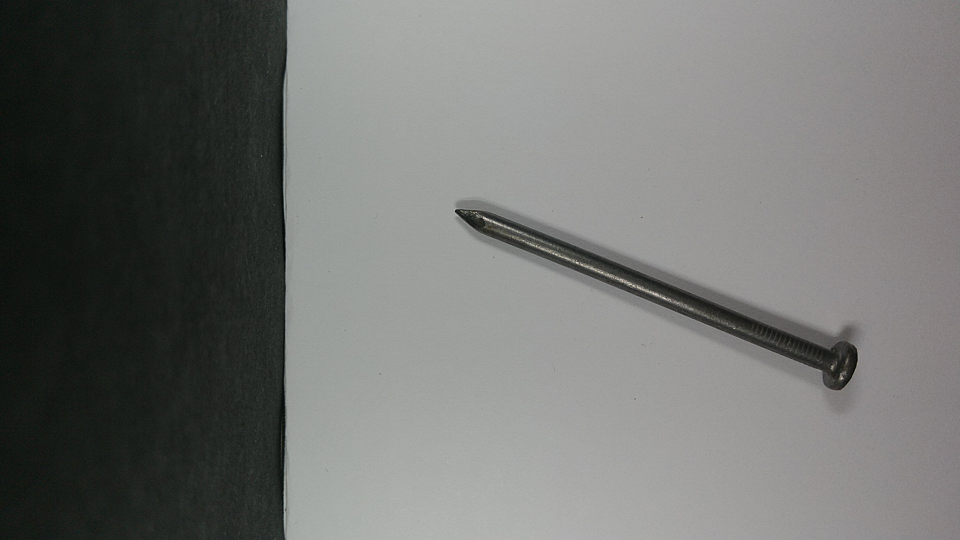
#> input picture Data Base/Evaluacion/photo0.jpg, 1920 x 1080 px, given in place of photo0.jpg.jpg, which was not available (shown at 1/2 size)
$ python Transformacion.py
#> lines starting #> are read from the running program, lines starting #| are printed output that depends on the picture; pictures that were not available may be replaced by others from this repository, and a replacement may not be noted
import cv2
import numpy as np

#####################################################################################################################################
##Quitar linea de fondo
#####################################################################################################################################
nombre = raw_input("Ingrese nombre de la imagen: ")
#> the answer given: Evaluacion/photo0.jpg
path="/home/carlos/Documentos/Image-Classifier/Data Base/Evaluacion/"+str(nombre)+".jpg"
imagen = cv2.imread(path)
#> imagen is the input picture: shape (1080, 1920, 3); mean B, G, R 112.4, 114.8, 113.6

#Determinar dimensiones de la imagen
height, width, channels = imagen.shape
#> height = 1080; width = 1920; channels = 3

#x marca hasta donde cortar (osea corta del pixel 0 hasta 700)
x=700
crop_img = imagen[0:height, x:width]
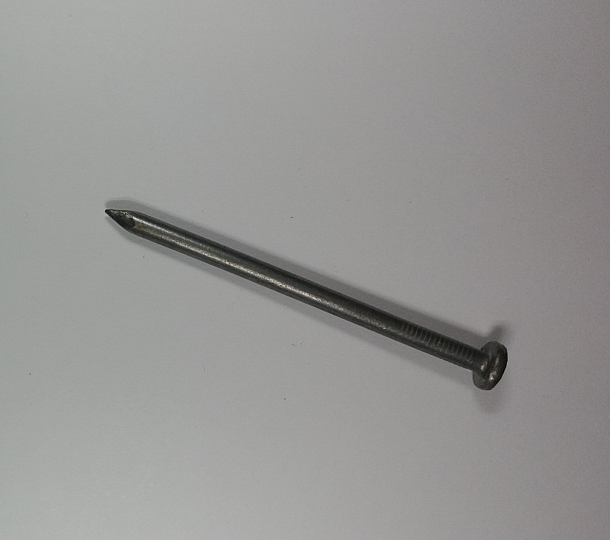
#> crop_img: shape (1080, 1220, 3) (shown at 1/2 size); mean B, G, R 147.6, 149.3, 149.8

new_path="/home/carlos/Documentos/Image-Classifier/Data Base/YEvaluacion/"+str(nombre)+".jpg"
cv2.imwrite(new_path, crop_img)
cv2.waitKey(0)
cv2.destroyAllWindows()

#####################################################################################################################################
##Redimension de la imagen
#####################################################################################################################################

from matplotlib import pyplot as plt
plt.rcParams['image.cmap'] = 'gray'
from skimage import io
#Las fotos de entrada estan en formato png o jpeg

tornillo = io.imread(new_path)
#print(tornillo.shape) -> Esto te devuelve el ancho, alto y los canales
#El modulo io tiene utilidades para leer y escribir imagenes en varios formatos.
#io.imread lectura y escritura de las imagenes via imread

#Redimensionamiento de la imagen de entrada
fixed_size = tuple((500, 400))
tornillo = cv2.resize(tornillo, fixed_size)
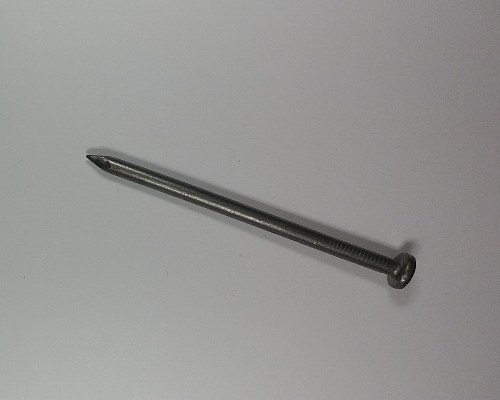
#> tornillo: shape (400, 500, 3); mean R, G, B 149.7, 149.2, 147.5

print(tornillo.shape)
#| (400, 500, 3)
#Devuelve la estructura de la imagen.En este caso nos devolvera (400,500,3).
#Es importante aclarar que mas adelante veremos que la imagen la podemos describir como un array de de esas 3 capas (RGB).
plt.imshow(tornillo)
plt.show()
#Muestra por pantalla la nueva imagen redimensionada

#Bibliografia consultada
#https://scikit-image.org/docs/stable/auto_examples/data/plot_specific.html#sphx-glr-auto-examples-data-plot-specific-py

#####################################################################################################################################
##Quitar fondo -> convertir el fondo a fondo totalmente blanco
#####################################################################################################################################
#Cargar la imagen
imgo = cv2.imread(new_path)
height, width = imgo.shape[:2]
#> width = 1220

#Crear una mascara
mask = np.zeros(imgo.shape[:2],np.uint8)

#Grabar el corte del objeto
bgdModel = np.zeros((1,65),np.float64)
fgdModel = np.zeros((1,65),np.float64)

#Hard Coding the Rect The object must lie within this rect.
rect = (1079,1079,width-1,height-1)
#> rect = (1079, 1079, 1219, 1079)
cv2.grabCut(imgo,mask,rect,bgdModel,fgdModel,5,cv2.GC_INIT_WITH_RECT)
mask = np.where((mask==2)|(mask==0),0,1).astype('uint8')
img1 = imgo*mask[:,:,np.newaxis]
#> img1: shape (1080, 1220, 3); every value is 0

#Obtener el fondo
background = imgo - img1

#Cambiar todos los pixeles en el fondo que no sean de negro a blanco
background[np.where((background > [100,100,100]).all(axis = 2))] = [255,255,255] #[100,100,100] color de fondo (de la mascara) de la caja donde tome las fotos
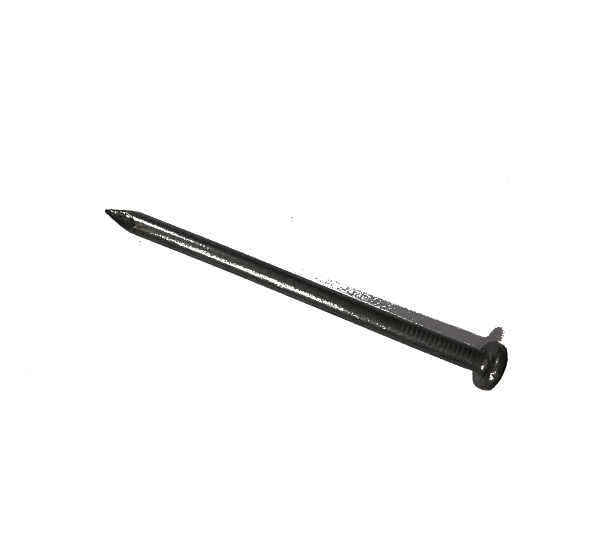
#> background: shape (1080, 1220, 3) (shown at 1/2 size); mean B, G, R 248.3, 248.4, 248.4

#Agregar el fondo y la imagen
final = background + img1

#Tambien se puede suavizar los bordes de la imagen
cv2.imwrite(new_path, final )

cv2.waitKey(0)
cv2.destroyAllWindows()

$ run again, on Data Base/Evaluacion/photo12.jpg
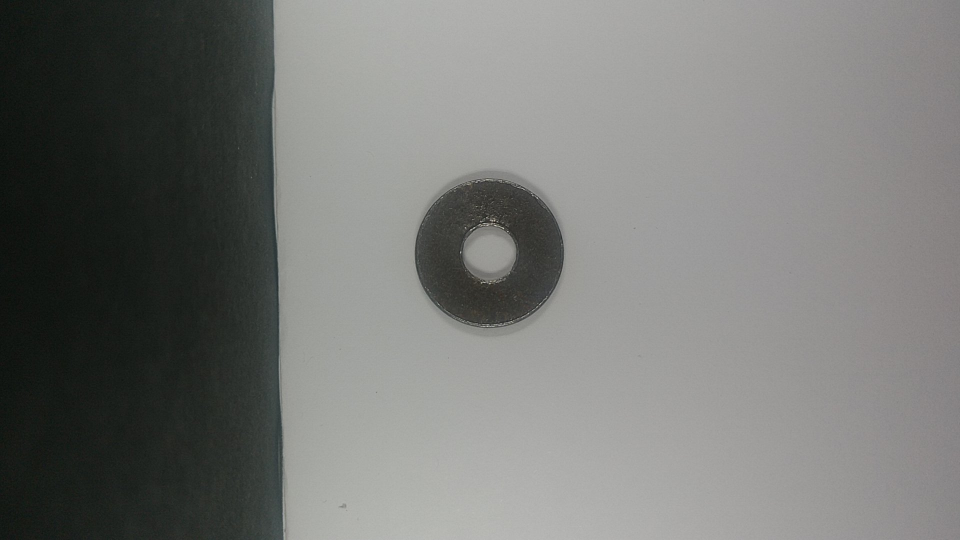
#> input picture Data Base/Evaluacion/photo12.jpg, 1920 x 1080 px, given in place of photo12.jpg.jpg, which was not available (shown at 1/2 size)
#> imagen is the input picture: shape (1080, 1920, 3); mean B, G, R 116.7, 119.4, 118.3
#> `tornillo = cv2.resize(tornillo, fixed_size)`:
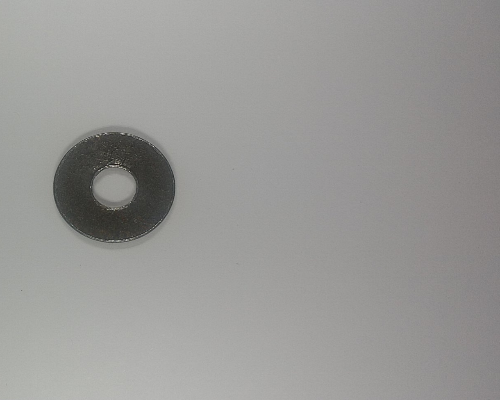
#> tornillo: shape (400, 500, 3); mean R, G, B 152.9, 152.3, 150.3
#| (400, 500, 3)
#> img1: shape (1080, 1220, 3); every value is 0
#> `background[np.where((background > [100,100,100]).all(axis = 2))] = [25..`:
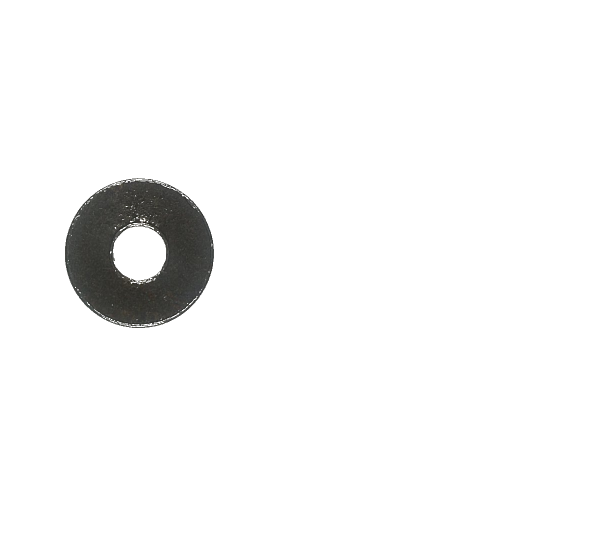
#> background: shape (1080, 1220, 3) (shown at 1/2 size); mean B, G, R 246.2, 246.4, 246.3
